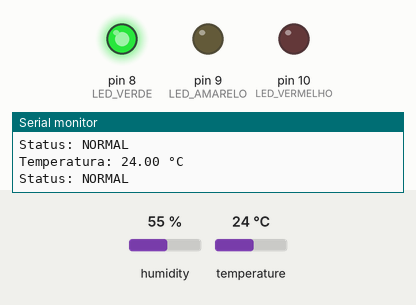
A sketch run on a simulated Arduino Uno, built with avr-gcc and run on an emulated ATmega328P. On the bench: output pins drawn as LEDs (lit = HIGH), the last lines printed to the serial monitor. The test bench sets the inputs (shaded band); at power-on: temperature 24 °C, humidity 55 %.

Above: at 2.8 s.
2.9 s: temperature set to 33 °C
5.6 s: temperature set to 36 °C
At 6.4 s:
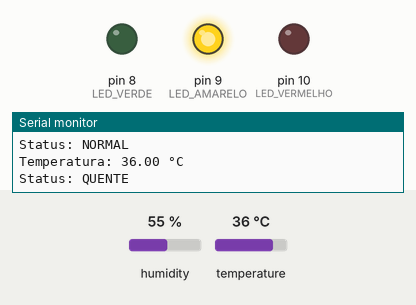
8.3 s: temperature set to 39 °C
At 11.2 s:
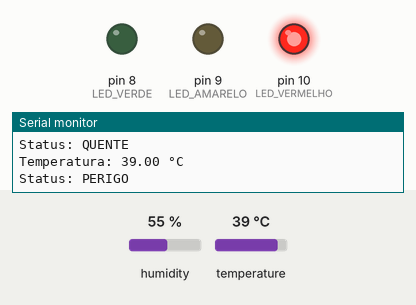
11.6 s: temperature set to 12 °C
At 12.4 s:
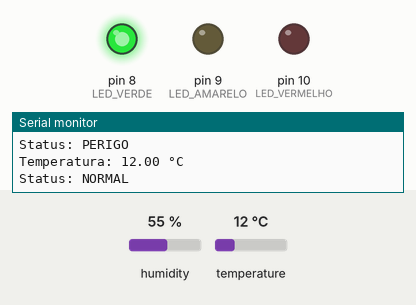
14.3 s: temperature set to 41 °C
At 17.2 s:
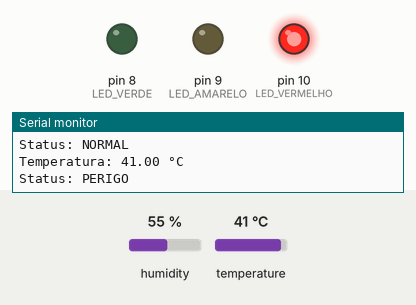
Timing chart, 0 to 18.7 s (numbered marks = the images above; inputs shaded):
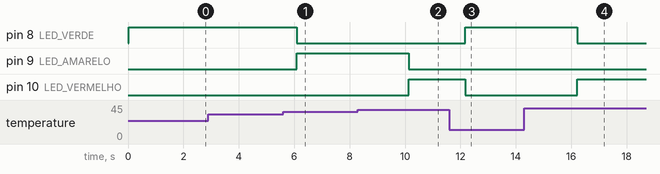

The sketch:

MedirTemperatura.ino
```cpp
#include <DHT.h>

// Pino do sensor DHT11
#define DHTPIN 2

// Tipo do sensor
#define DHTTYPE DHT11

// Pinos dos LEDs
const int LED_VERDE = 8;
const int LED_AMARELO = 9;
const int LED_VERMELHO = 10;

// Inicializa o sensor
DHT dht(DHTPIN, DHTTYPE);

void setup() {
  // Define os LEDs como saída
  pinMode(LED_VERDE, OUTPUT);
  pinMode(LED_AMARELO, OUTPUT);
  pinMode(LED_VERMELHO, OUTPUT);

  // Inicia o sensor
  dht.begin();

  // Comunicação com o computador
  Serial.begin(9600);
}

void loop() {

  // Faz a leitura da temperatura
  float temperatura = dht.readTemperature();

  // Verifica se houve erro na leitura
  if (isnan(temperatura)) {
    Serial.println("Erro ao ler o sensor DHT11!");
    return;
  }

  // Mostra a temperatura no Monitor Serial
  Serial.print("Temperatura: ");
  Serial.print(temperatura);
  Serial.println(" °C");

  // Apaga todos os LEDs
  digitalWrite(LED_VERDE, LOW);
  digitalWrite(LED_AMARELO, LOW);
  digitalWrite(LED_VERMELHO, LOW);

  // NORMAL
  if (temperatura <= 34) {
    digitalWrite(LED_VERDE, HIGH);
    Serial.println("Status: NORMAL");
  }

  // QUENTE
  else if (temperatura <= 37) {
    digitalWrite(LED_AMARELO, HIGH);
    Serial.println("Status: QUENTE");
  }

  // PERIGO
  else {
    digitalWrite(LED_VERMELHO, HIGH);
    Serial.println("Status: PERIGO");
  }

  // Aguarda 2 segundos antes da próxima leitura
  delay(2000);
}
```

Measured:
- the behaviour switches between 34 and 35 °C on temperature (found by bisection; images 0 and 1)
- the behaviour switches between 37 and 38 °C on temperature (found by bisection; images 1 and 2)
- after the input at 5.6 s, pin 8 (LED_VERDE): HIGH → LOW after 0.50 s; pin 9 (LED_AMARELO): LOW → HIGH after 0.50 s
- after the input at 8.3 s, pin 9 (LED_AMARELO): HIGH → LOW after 1.8 s; pin 10 (LED_VERMELHO): LOW → HIGH after 1.8 s
- after the input at 11.6 s, pin 8 (LED_VERDE): LOW → HIGH after 0.57 s; pin 10 (LED_VERMELHO): HIGH → LOW after 0.57 s
- after the input at 14.3 s, pin 8 (LED_VERDE): HIGH → LOW after 1.9 s; pin 10 (LED_VERMELHO): LOW → HIGH after 1.9 s
